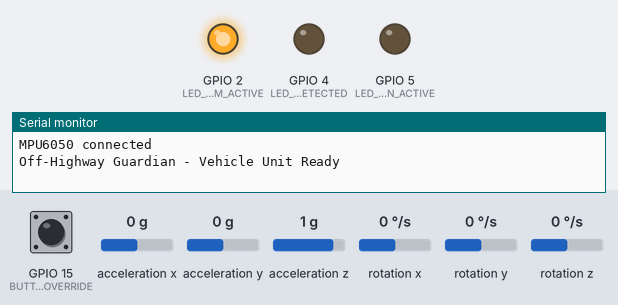
Simulated run of this sketch. Board: ESP32. On the bench: output pins drawn as LEDs (lit = HIGH), the last lines printed to the serial monitor. Inputs (shaded band) come from the test bench; at power-on: acceleration x 0 g, rotation x 0 °/s, GPIO 15 (BUTTON_OVERRIDE) HIGH, acceleration y 0 g, acceleration z 1 g, rotation y 0 °/s, rotation z 0 °/s.

Above: at 1.2 s.
1.3 s: acceleration x set to -1.4 g
3.4 s: rotation x set to -176 °/s
4.9 s: rotation x set to -185 °/s
At 6.4 s:
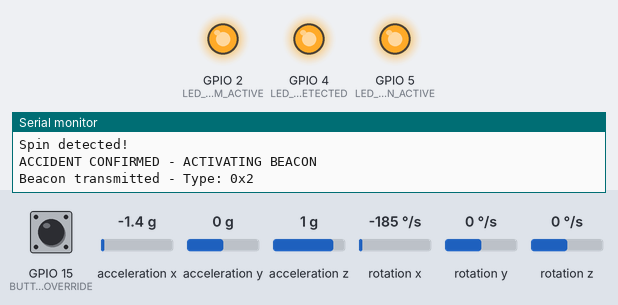
At 9.98 s:
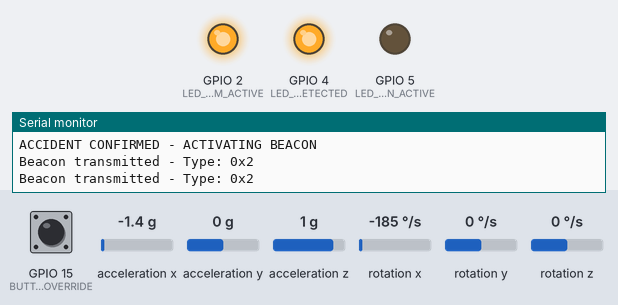
Timing chart, 0 to 11.5 s (numbered marks = the images above; inputs shaded):
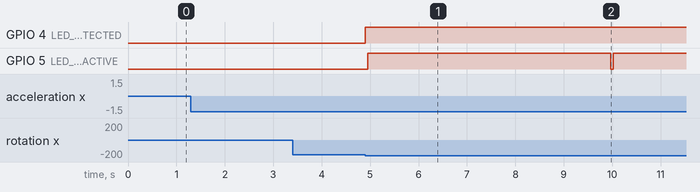

Measured:
- the behaviour switches between -180 and -181 °/s on rotation x (found by bisection; images 0 and 1)
- after the input at 4.9 s, GPIO 4 (LED_ACCIDENT_DETECTED): LOW → HIGH at once; GPIO 5 (LED_BEACON_ACTIVE): LOW → HIGH after 0.06 s, → LOW 5.0 s later, → HIGH 0.05 s later

The sketch:

vehicle-unit.ino
```cpp
/*
 * Off-Highway Guardian - Vehicle Unit
 * Autonomous accident detection and RF beacon system
 *
 * Hardware: ESP32 / Arduino + MPU-6050 + HC-12 RF Module
 */

#include <Wire.h>
#include "MPU6050.h"
#include "config.h"
#include "../common/protocol.h"

// Global state
MPU6050 mpu;
bool systemActive = false;
bool accidentDetected = false;
bool beaconActive = false;
unsigned long lastBeaconTime = 0;
unsigned long buttonPressStart = 0;

// Detection state
struct DetectionState {
    bool impactDetected;
    bool rolloverDetected;
    bool spinDetected;
    unsigned long detectionTime;
} detectionState;

void setup() {
    Serial.begin(SERIAL_BAUD);
    Serial2.begin(RF_BAUD, SERIAL_8N1, RF_RX_PIN, RF_TX_PIN); // RF module

    // Initialize pins
    pinMode(LED_SYSTEM_ACTIVE, OUTPUT);
    pinMode(LED_ACCIDENT_DETECTED, OUTPUT);
    pinMode(LED_BEACON_ACTIVE, OUTPUT);
    pinMode(BUTTON_OVERRIDE, INPUT_PULLUP);

    // Initialize I2C and MPU6050
    Wire.begin();
    mpu.initialize();

    if (mpu.testConnection()) {
        Serial.println("MPU6050 connected");
        systemActive = true;
        digitalWrite(LED_SYSTEM_ACTIVE, HIGH);
    } else {
        Serial.println("MPU6050 connection failed!");
        while(1) {
            digitalWrite(LED_SYSTEM_ACTIVE, !digitalRead(LED_SYSTEM_ACTIVE));
            delay(200);
        }
    }

    // Configure MPU6050
    mpu.setFullScaleAccelRange(ACCEL_RANGE);
    mpu.setFullScaleGyroRange(GYRO_RANGE);

    resetDetectionState();
    Serial.println("Off-Highway Guardian - Vehicle Unit Ready");
}

void loop() {
    // Check for manual override
    checkManualOverride();

    if (!systemActive) return;

    // Read IMU data at ~50Hz
    int16_t ax, ay, az, gx, gy, gz;
    mpu.getMotion6(&ax, &ay, &az, &gx, &gy, &gz);

    // Convert to physical units
    float accelX = ax / 4096.0; // g
    float accelY = ay / 4096.0;
    float accelZ = az / 4096.0;
    float gyroX = gx / 32.8;    // degrees/sec
    float gyroY = gy / 32.8;
    float gyroZ = gz / 32.8;

    // Run accident detection
    if (!accidentDetected) {
        detectAccident(accelX, accelY, accelZ, gyroX, gyroY, gyroZ);
    }

    // Handle beacon transmission
    if (beaconActive && (millis() - lastBeaconTime >= BEACON_INTERVAL_MS)) {
        transmitBeacon();
        lastBeaconTime = millis();
    }

    delay(IMU_SAMPLE_INTERVAL_MS); // Configured sampling rate
}

void detectAccident(float ax, float ay, float az, float gx, float gy, float gz) {
    unsigned long now = millis();
    bool conditionMet = false;

    // 1. Impact detection - sudden acceleration change
    float accelMagnitude = sqrt(ax*ax + ay*ay + az*az);
    float accelDelta = abs(accelMagnitude - 1.0); // Delta from 1g (gravity)

    if (accelDelta >= IMPACT_THRESHOLD_G) {
        if (!detectionState.impactDetected) {
            detectionState.impactDetected = true;
            detectionState.detectionTime = now;
            Serial.println("Impact detected!");
        }
        conditionMet = true;
    }

    // 2. Rollover detection - tilt angle
    float pitch = atan2(ay, sqrt(ax*ax + az*az)) * 180.0 / PI;
    float roll = atan2(ax, sqrt(ay*ay + az*az)) * 180.0 / PI;

    if (abs(pitch) >= ROLLOVER_ANGLE_DEG || abs(roll) >= ROLLOVER_ANGLE_DEG) {
        if (!detectionState.rolloverDetected) {
            detectionState.rolloverDetected = true;
            detectionState.detectionTime = now;
            Serial.println("Rollover detected!");
        }
        conditionMet = true;
    }

    // 3. Spin detection - high angular velocity
    float gyroMagnitude = sqrt(gx*gx + gy*gy + gz*gz);

    if (gyroMagnitude >= SPIN_THRESHOLD_DPS) {
        if (!detectionState.spinDetected) {
            detectionState.spinDetected = true;
            detectionState.detectionTime = now;
            Serial.println("Spin detected!");
        }
        conditionMet = true;
    }

    // Multi-condition confirmation
    if (conditionMet) {
        int conditionsCount = 0;
        if (detectionState.impactDetected) conditionsCount++;
        if (detectionState.rolloverDetected) conditionsCount++;
        if (detectionState.spinDetected) conditionsCount++;

        // Require at least 2 of 3 conditions within confirmation window
        if (conditionsCount >= 2 && (now - detectionState.detectionTime <= CONFIRMATION_WINDOW_MS)) {
            confirmAccident();
        }
    }

    // Reset detection state if window expired
    if (now - detectionState.detectionTime > CONFIRMATION_WINDOW_MS) {
        resetDetectionState();
    }
}

void confirmAccident() {
    accidentDetected = true;
    beaconActive = true;
    digitalWrite(LED_ACCIDENT_DETECTED, HIGH);
    digitalWrite(LED_BEACON_ACTIVE, HIGH);

    Serial.println("ACCIDENT CONFIRMED - ACTIVATING BEACON");

    // Immediate first transmission
    transmitBeacon();
    lastBeaconTime = millis();
}

void transmitBeacon() {
    EmergencyPacket packet;
    packet.version = PROTOCOL_VERSION;
    memcpy(packet.vehicleId, VEHICLE_ID, 4);

    // Determine alert type
    if (detectionState.impactDetected && detectionState.rolloverDetected) {
        packet.alertType = ALERT_TYPE_COMBINED;
    } else if (detectionState.rolloverDetected) {
        packet.alertType = ALERT_TYPE_ROLLOVER;
    } else if (detectionState.spinDetected) {
        packet.alertType = ALERT_TYPE_SPIN;
    } else {
        packet.alertType = ALERT_TYPE_IMPACT;
    }

    packet.timestamp = millis();
    packet.checksum = calculateChecksum(&packet);

    // Transmit via RF module
    Serial2.write((uint8_t*)&packet, sizeof(EmergencyPacket));

    Serial.print("Beacon transmitted - Type: 0x");
    Serial.println(packet.alertType, HEX);

    // Blink beacon LED
    digitalWrite(LED_BEACON_ACTIVE, LOW);
    delay(50);
    digitalWrite(LED_BEACON_ACTIVE, HIGH);
}

void checkManualOverride() {
    if (digitalRead(BUTTON_OVERRIDE) == LOW) {
        if (buttonPressStart == 0) {
            buttonPressStart = millis();
        } else if (millis() - buttonPressStart >= OVERRIDE_HOLD_TIME_MS) {
            // Cancel beacon
            if (beaconActive) {
                beaconActive = false;
                accidentDetected = false;
                digitalWrite(LED_ACCIDENT_DETECTED, LOW);
                digitalWrite(LED_BEACON_ACTIVE, LOW);
                resetDetectionState();
                Serial.println("Beacon cancelled by manual override");
            }
            buttonPressStart = 0;
        }
    } else {
        buttonPressStart = 0;
    }
}

void resetDetectionState() {
    detectionState.impactDetected = false;
    detectionState.rolloverDetected = false;
    detectionState.spinDetected = false;
    detectionState.detectionTime = 0;
}
```

config.h
```cpp
/*
 * Configuration file for Off-Highway Guardian Vehicle Unit
 * Modify these values for your specific deployment
 */

#ifndef CONFIG_H
#define CONFIG_H

// ============================================
// VEHICLE IDENTIFICATION
// ============================================
// IMPORTANT: Each vehicle must have a unique ID
// Format: 4 bytes (hex values)
// Example: Vehicle 1 = {0x01, 0x00, 0x00, 0x01}
//          Vehicle 2 = {0x01, 0x00, 0x00, 0x02}
const uint8_t VEHICLE_ID[4] = {0x01, 0x00, 0x00, 0x01};

// ============================================
// DETECTION THRESHOLDS
// ============================================
// Impact Detection: Acceleration threshold in g-force
// Default: 3.0g (suitable for most off-road vehicles)
// Increase if too many false positives on rough terrain
// Decrease if missing real impacts (not recommended < 2.5g)
#define IMPACT_THRESHOLD_G 3.0

// Rollover Detection: Tilt angle threshold in degrees
// Default: 45° (vehicle tilted beyond normal operation)
// Adjust based on vehicle type and terrain
#define ROLLOVER_ANGLE_DEG 45.0

// Spin Detection: Angular velocity threshold in degrees/second
// Default: 180°/s (rapid uncontrolled rotation)
// Increase if false positives during sharp turns
#define SPIN_THRESHOLD_DPS 180.0

// Multi-condition confirmation window in milliseconds
// Requires 2 of 3 conditions within this window
// Default: 300ms (prevents single-spike false positives)
#define CONFIRMATION_WINDOW_MS 300

// ============================================
// BEACON SETTINGS
// ============================================
// Beacon transmission interval in milliseconds
// Default: 5000ms (5 seconds between transmissions)
// Shorter interval = faster updates but more power consumption
#define BEACON_INTERVAL_MS 5000

// Manual override hold time in milliseconds
// Driver must hold button this long to cancel beacon
// Default: 5000ms (prevents accidental cancellation)
#define OVERRIDE_HOLD_TIME_MS 5000

// ============================================
// HARDWARE PIN ASSIGNMENTS
// ============================================
// Adjust these if using different GPIO pins

// Status LEDs
#define LED_SYSTEM_ACTIVE 2      // Green LED - System operational
#define LED_ACCIDENT_DETECTED 4  // Yellow LED - Accident confirmed
#define LED_BEACON_ACTIVE 5      // Red LED - Beacon transmitting

// Manual override button
#define BUTTON_OVERRIDE 15       // Push button (active low with pull-up)

// RF Module (Serial2)
#define RF_TX_PIN 17             // ESP32 TX2 -> RF Module RX
#define RF_RX_PIN 16             // ESP32 RX2 -> RF Module TX

// I2C for MPU6050 (default pins)
// SDA: GPIO 21
// SCL: GPIO 22

// ============================================
// IMU CONFIGURATION
// ============================================
// Accelerometer full scale range
// Options: MPU6050_ACCEL_FS_2, _4, _8, _16 (±2g, ±4g, ±8g, ±16g)
// Default: ±8g (suitable for off-road impacts)
#define ACCEL_RANGE MPU6050_ACCEL_FS_8

// Gyroscope full scale range
// Options: MPU6050_GYRO_FS_250, _500, _1000, _2000 (±250°/s to ±2000°/s)
// Default: ±1000°/s (suitable for rollover detection)
#define GYRO_RANGE MPU6050_GYRO_FS_1000

// IMU sampling rate in Hz
// Default: 50Hz (20ms between samples)
// Higher rate = more responsive but more processing
#define IMU_SAMPLE_RATE_HZ 50
#define IMU_SAMPLE_INTERVAL_MS (1000 / IMU_SAMPLE_RATE_HZ)

// ============================================
// POWER MANAGEMENT
// ============================================
// Watchdog timer timeout in milliseconds
// System will auto-restart if firmware hangs
// Default: 5000ms (5 seconds)
#define WATCHDOG_TIMEOUT_MS 5000

// Low voltage threshold (12V system)
// Alert if vehicle battery drops below this
// Default: 10.5V (typical 12V battery low threshold)
#define LOW_VOLTAGE_THRESHOLD 10.5

// ============================================
// DEBUGGING
// ============================================
// Enable serial debug output
// Set to false for production to reduce overhead
#define DEBUG_ENABLED true

// Serial baud rate
#define SERIAL_BAUD 115200

// RF module baud rate (HC-12 default: 9600)
#define RF_BAUD 9600

// ============================================
// ADVANCED SETTINGS
// ============================================
// Enable event logging to EEPROM
// Stores last 10 accident events
#define ENABLE_EVENT_LOGGING false

// Enable encryption for RF packets
// Requires AES library and key configuration
#define ENABLE_ENCRYPTION false

// Beacon auto-shutoff after this many minutes
// 0 = never auto-shutoff (requires manual override)
// Default: 0 (continuous until manually cancelled)
#define BEACON_AUTO_SHUTOFF_MIN 0

#endif // CONFIG_H
```
